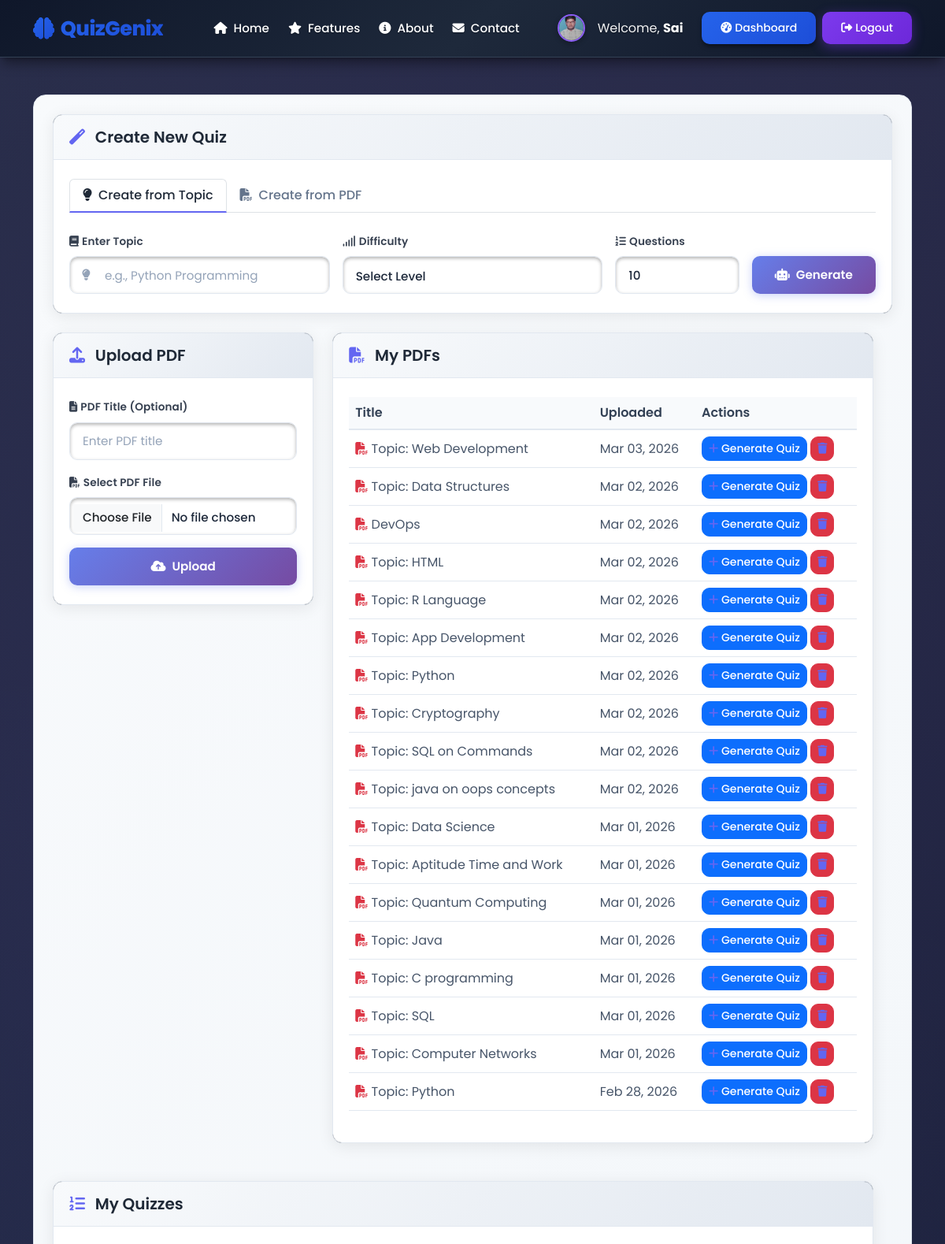
The page /dashboard/ (signed in, upper part) on the database its author committed.
### quiz/models.py (models this page shows, shortened)
class UserProfile(models.Model):
    STATUS_CHOICES = [
        ('Waiting', 'Waiting'),
        ('Approved', 'Approved'),
        ('Rejected', 'Rejected'),
    ]
    user = models.OneToOneField(User, on_delete=models.CASCADE, related_name='profile')
    name = models.CharField(max_length=255, blank=True)
    status = models.CharField(max_length=20, choices=STATUS_CHOICES, default='Waiting')
    profile_image = models.ImageField(
        upload_to='profile_images/',
        default='profile_images/default.png',
        blank=True,
        null=True
    )
    created_at = models.DateTimeField(auto_now_add=True)
    updated_at = models.DateTimeField(auto_now=True)
    @property
    def has_custom_image(self):
        return bool(self.profile_image and self.profile_image.name != 'profile_images/default.png')

class PDFDocument(models.Model):
    user = models.ForeignKey(User, on_delete=models.CASCADE, related_name='pdfs')
    title = models.CharField(max_length=255)
    file = models.FileField(upload_to='pdfs/')
    uploaded_at = models.DateTimeField(auto_now_add=True)
    text_content = models.TextField(blank=True, null=True)
    class Meta:
        ordering = ['-uploaded_at']

### quiz/views.py (the view)
# urls.py: path('dashboard/', views.dashboard, name='dashboard'),
@login_required
def dashboard(request):
    if request.user.is_staff or request.user.is_superuser:
        return redirect('admin_dashboard')
    user_pdfs = PDFDocument.objects.filter(user=request.user)
    user_quizzes = Quiz.objects.filter(user=request.user)
    user_results = Result.objects.filter(user=request.user)[:5]
    context = {
        'pdfs': user_pdfs,
        'quizzes': user_quizzes,
        'results': user_results,
    }
    return render(request, 'quiz/dashboard.html', context)

### templates/quiz/dashboard.html (shortened to what this page needs)
{% extends 'quiz/base.html' %}
{% block content %}
{% if not user.is_staff and not user.is_superuser %}
<div class="quiz-create-section">
    <div class="container-fluid px-0">
        <div class="row">
            <div class="col-12">
                <div class="card border-0">
                    <div class="card-header quiz-card-header">
                        <h5 class="mb-0"><i class="fas fa-magic me-2"></i> Create New Quiz</h5>
                    </div>
                    <div class="card-body py-4">
                        <ul class="nav nav-tabs mb-4" id="quizTabs" role="tablist">
                            <li class="nav-item" role="presentation">
                                <button class="nav-link active" id="topic-tab" data-bs-toggle="tab" data-bs-target="#topic" type="button" role="tab">
                                    <i class="fas fa-lightbulb me-2"></i>Create from Topic
                                </button>
                            </li>
                            <li class="nav-item" role="presentation">
                                <button class="nav-link" id="pdf-tab" data-bs-toggle="tab" data-bs-target="#pdf" type="button" role="tab">
                                    <i class="fas fa-file-pdf me-2"></i>Create from PDF
                                </button>
                            </li>
                        </ul>
                        <div class="tab-content" id="quizTabsContent">
                            <div class="tab-pane fade show active" id="topic" role="tabpanel">
                                <form method="post" action="{% url 'create_quiz_topic' %}">
                                    <div class="container-fluid px-0">
                                        <div class="row g-3 align-items-end">
                                            <div class="col-12 col-md-4 mb-3 mb-md-0">
                                                <label for="topic" class="form-label mb-2">
                                                    <i class="fas fa-book me-1"></i>Enter Topic
                                                </label>
                                                <div class="topic-icon-wrapper">
                                                    <i class="fas fa-lightbulb topic-icon"></i>
                                                    <input type="text" name="topic" class="form-control" id="topic"
                                                           placeholder="e.g., Python Programming" required>
                                                </div>
                                            </div>
                                            <div class="col-12 col-md-4 mb-3 mb-md-0">
                                                <label for="difficulty" class="form-label mb-2">
                                                    <i class="fas fa-signal me-1"></i>Difficulty
                                                </label>
                                                <select name="difficulty" class="form-select" id="difficulty" required>
                                                    <option value="" selected disabled>Select Level</option>
                                                </select>
                                            </div>
                                            <div class="col-12 col-md-2 mb-3 mb-md-0">
                                                <label for="num_questions" class="form-label mb-2">
                                                    <i class="fas fa-list-ol me-1"></i>Questions
                                                </label>
                                                <input type="number" name="num_questions" class="form-control" id="num_questions"
                                                       min="1" max="50" value="10" required>
                                            </div>
                                            <div class="col-12 col-md-2">
                                                <button type="submit" class="btn btn-generate w-100">
                                                    <i class="fas fa-robot me-2"></i>Generate
                                                </button>
                                            </div>
                                        </div>
                                    </div>
                                </form>
                            </div>
                </div>
            </div>
        </div>
    </div>
{% endif %}
{% if not user.is_staff and not user.is_superuser %}
<div class="row dashboard-cards-row">
    <div class="col-lg-4 mb-4">
        <div class="card border-0 shadow-lg">
            <div class="card-header quiz-card-header">
                <h5 class="mb-0"><i class="fas fa-upload me-2"></i> Upload PDF</h5>
            </div>
            <div class="card-body bg-white">
                <form method="post" action="{% url 'upload_pdf' %}" enctype="multipart/form-data">
                    <div class="mb-3">
                        <label for="pdf_title" class="form-label">
                            <i class="fas fa-file-alt me-1"></i>PDF Title (Optional)
                        </label>
                        <input type="text" name="title" class="form-control" id="pdf_title" placeholder="Enter PDF title">
                    </div>
                    <div class="mb-3">
                        <label for="pdf_file" class="form-label">
                            <i class="fas fa-file-pdf me-1"></i>Select PDF File
                        </label>
                        <input type="file" name="pdf_file" class="form-control" id="pdf_file" accept=".pdf" required>
                    </div>
                    <button type="submit" class="btn btn-generate w-100 text-white">
                        <i class="fas fa-cloud-upload-alt me-2"></i>Upload
                    </button>
                </form>
            </div>
        </div>
    </div>
    <div class="col-lg-8 mb-4">
        <div class="card border-0 shadow-lg">
            <div class="card-header quiz-card-header">
                <h5 class="mb-0"><i class="fas fa-file-pdf me-2"></i> My PDFs</h5>
            </div>
            <div class="card-body bg-white">
                {% if pdfs %}
                    <div class="table-responsive">
                        <table class="table table-hover">
                            <thead>
                                <tr>
                                    <th>Title</th>
                                    <th>Uploaded</th>
                                    <th>Actions</th>
                                </tr>
                            </thead>
                            <tbody>
                                {% for pdf in pdfs %}
                                <tr>
                                    <td>
                                        <i class="fas fa-file-pdf text-danger"></i>
                                        {{ pdf.title }}
                                    </td>
                                    <td>{{ pdf.uploaded_at|date:"M d, Y" }}</td>
                                    <td>
                                        <a href="{% url 'create_quiz' pdf.id %}" class="btn btn-sm btn-primary">
                                            <i class="fas fa-plus"></i> Generate Quiz
                                        </a>
                                        <a href="{% url 'delete_pdf' pdf.id %}" class="btn btn-sm btn-danger" onclick="return confirm('Are you sure?')">
                                            <i class="fas fa-trash"></i>
                                        </a>
                                    </td>
                                </tr>
                                {% endfor %}
                            </tbody>
                        </table>
                    </div>
                {% else %}
                    <p class="text-muted text-center py-4">
                        <i class="fas fa-inbox fa-3x"></i><br>
                        No PDFs uploaded yet
                    </p>
                {% endif %}
            </div>
        </div>
    </div>
</div>
{% endif %}
<div class="row dashboard-cards-row">
    <div class="col-12">
        <div class="card border-0 shadow-lg">
            <div class="card-header quiz-card-header">
                <h5 class="mb-0"><i class="fas fa-list-ol me-2"></i> My Quizzes</h5>
            </div>
            <div class="card-body bg-white">
            </div>
        </div>
    </div>
</div>
{% endblock %}

### templates/quiz/navbar.html (shortened to what this page needs)
{% load static %}
<nav class="quiz-navbar navbar navbar-expand-lg navbar-dark">
    <div class="container">
        <a class="navbar-brand" href="{% url 'landing' %}">
            <i class="fas fa-brain"></i>
            QuizGenix
        </a>
        <div class="collapse navbar-collapse" id="navbarNav">
            <ul class="navbar-nav mx-auto">
                <li class="nav-item">
                    <a class="nav-link" href="{% url 'landing' %}" data-nav-link>
                        <i class="fas fa-home me-1"></i> Home
                    </a>
                </li>
                <li class="nav-item">
                    <a class="nav-link" href="{% url 'landing' %}#features" data-nav-link>
                        <i class="fas fa-star me-1"></i> Features
                    </a>
                </li>
                <li class="nav-item">
                    <a class="nav-link" href="{% url 'about' %}" data-nav-link>
                        <i class="fas fa-info-circle me-1"></i> About
                    </a>
                </li>
                <li class="nav-item">
                    <a class="nav-link" href="{% url 'contact' %}" data-nav-link>
                        <i class="fas fa-envelope me-1"></i> Contact
                    </a>
                </li>
            </ul>
            {% if user.is_authenticated %}
            <div class="d-flex gap-2 align-items-center">
                {% if user.is_staff %}
                <span class="text-light me-3">
                    <i class="fas fa-user-shield me-1"></i>Welcome, <strong>Admin {{ user.username }}</strong>
                </span>
                <a href="{% url 'admin_dashboard' %}" class="btn btn-gradient">
                    <i class="fas fa-cogs me-1"></i>Admin Panel
                </a>
                <a href="{% url 'admin_logout' %}" class="btn btn-gradient btn-gradient-secondary">
                    <i class="fas fa-sign-out-alt me-1"></i>Logout
                </a>
                {% else %}
                {% with profile=user.profile|default:None %}
                <div class="profile-img-container">
                    {% if profile and profile.has_custom_image %}
                    <img src="{{ profile.profile_image.url }}" alt="Profile" class="profile-img-navbar">
                    {% else %}
                    <img src="{% static 'images/default-avatar.svg' %}" alt="Default Avatar" class="profile-img-navbar">
                    {% endif %}
                </div>
                <span class="text-light me-3">
                    Welcome, <strong>{{ user.username }}</strong>
                </span>
                {% endwith %}
                <a href="{% url 'dashboard' %}" class="btn btn-gradient">
                    <i class="fas fa-tachometer-alt me-1"></i>Dashboard
                </a>
                <a href="{% url 'logout' %}" class="btn btn-gradient btn-gradient-secondary">
                    <i class="fas fa-sign-out-alt me-1"></i>Logout
                </a>
                {% endif %}
            </div>
            {% endif %}
        </div>
    </div>
</nav>

### templates/quiz/dashboard.html (style rules this page uses)
.quiz-create-section { background: linear-gradient(135deg, #f8fafc 0%, #f1f5f9 100%); border-radius: 16px; padding: 1.5rem; margin-bottom: 2rem; border: 1px solid #e2e8f0; }
.dashboard-cards-row { margin-top: 1.5rem; }
.quiz-create-section .card { border-radius: 12px !important; box-shadow: 0 4px 20px rgba(0, 0, 0, 0.08) !important; border: 1px solid #e2e8f0 !important; overflow: hidden; }
.quiz-create-section .card-body { padding: 1.5rem 1.25rem !important; }
.quiz-create-section .form-control, .quiz-create-section .form-select, .quiz-create-section .btn-generate { height: 48px; border-radius: 10px; }
.quiz-create-section .form-label { font-weight: 600; font-size: 0.85rem; color: #475569; margin-bottom: 0.5rem; letter-spacing: 0.01em; }
.quiz-create-section .form-control, .quiz-create-section .form-select { background: #ffffff; border: 1.5px solid #e2e8f0; color: #1e293b; font-size: 0.95rem; transition: all 0.25s ease; }
.quiz-create-section .form-control::placeholder { color: #94a3b8; }
.quiz-create-section .btn-generate { background: linear-gradient(135deg, #667eea 0%, #764ba2 100%); border: none; font-weight: 600; font-size: 0.95rem; color: #ffffff; box-shadow: 0 2px 12px rgba(102, 126, 234, 0.35); transition: all 0.3s cubic-bezier(0.4, 0, 0.2, 1); }
.topic-icon-wrapper { position: relative; }
.topic-icon-wrapper .form-control { padding-left: 2.75rem; }
.topic-icon-wrapper .topic-icon { position: absolute; left: 1rem; top: 50%; transform: translateY(-50%); color: #94a3b8; font-size: 0.9rem; z-index: 3; }

### rows shown on the page
UserProfile: profile_image (picture)
PDFDocument: title "Topic: Web Development", uploaded_at "Mar 03, 2026"
PDFDocument: title "Topic: Data Structures", uploaded_at "Mar 02, 2026"
PDFDocument: title "DevOps", uploaded_at "Mar 02, 2026"
PDFDocument: title "Topic: HTML", uploaded_at "Mar 02, 2026"
PDFDocument: title "Topic: R Language", uploaded_at "Mar 02, 2026"
PDFDocument: title "Topic: App Development", uploaded_at "Mar 02, 2026"
PDFDocument: title "Topic: Python", uploaded_at "Mar 02, 2026"
PDFDocument: title "Topic: Cryptography", uploaded_at "Mar 02, 2026"
PDFDocument: title "Topic: SQL on Commands", uploaded_at "Mar 02, 2026"
PDFDocument: title "Topic: java on oops concepts", uploaded_at "Mar 02, 2026"
PDFDocument: title "Topic: Data Science", uploaded_at "Mar 01, 2026"
PDFDocument: title "Topic: Aptitude Time and Work", uploaded_at "Mar 01, 2026"
PDFDocument: title "Topic: Quantum Computing", uploaded_at "Mar 01, 2026"
PDFDocument: title "Topic: Java", uploaded_at "Mar 01, 2026"
PDFDocument: title "Topic: C programming", uploaded_at "Mar 01, 2026"
PDFDocument: title "Topic: SQL", uploaded_at "Mar 01, 2026"
PDFDocument: title "Topic: Computer Networks", uploaded_at "Mar 01, 2026"
PDFDocument: title "Topic: Python", uploaded_at "Feb 28, 2026"

### other values the page prints
{{ user.username }} "Sai"
